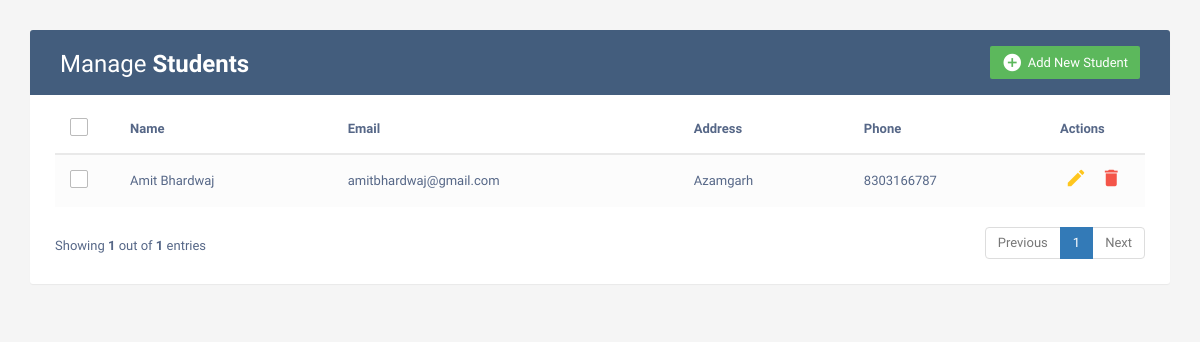
Before: / with the older database file.
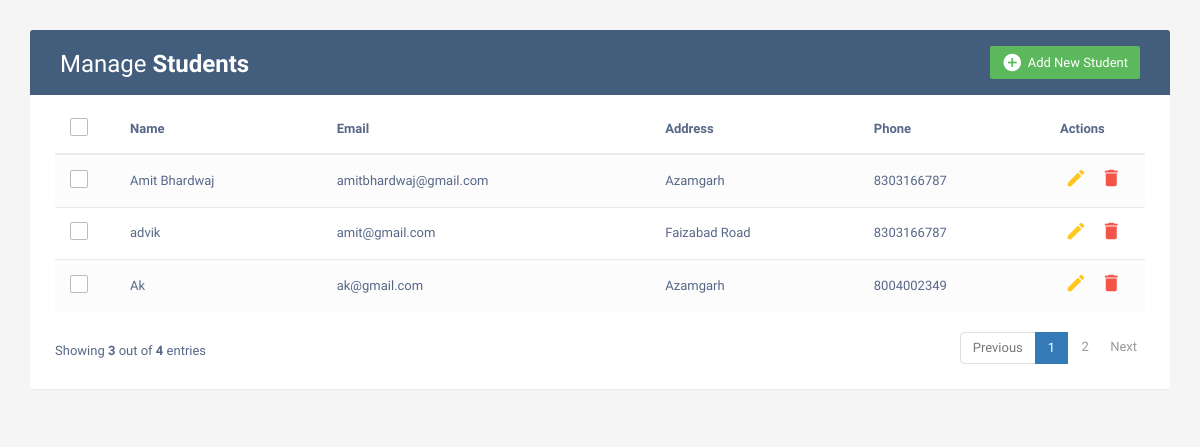
After: the same page with the newer database file.
### student_app/models.py (models this page shows, shortened)
class Student(models.Model):
    name=models.CharField(max_length=100)
    email=models.EmailField(max_length=200)
    address=models.CharField(max_length=255)
    phone=models.CharField(max_length=15)
    added_on = models.DateTimeField(auto_now_add=True)
    class Meta:
        verbose_name_plural='Student Table'

### student_management_project/views.py (the view)
# urls.py: path('', home_page,name='home'),
def home_page(request):
    student_data = Student.objects.all()
    paginator = Paginator(student_data, 3)
    page_number = request.GET.get('page')
    students = paginator.get_page(page_number)
    return render(request, 'index.html', {'students': students})

### templates/index.html (shortened to what this page needs)
<!DOCTYPE html>
<html lang="en">
<head>
	<link rel="stylesheet" href="https://maxcdn.bootstrapcdn.com/font-awesome/4.7.0/css/font-awesome.min.css">
	<link rel="stylesheet" href="https://maxcdn.bootstrapcdn.com/bootstrap/3.3.7/css/bootstrap.min.css">
	<link rel="stylesheet" href="/static/css/style.css">
<body>
	<div class="container">
		<div class="table-wrapper">
			<div class="table-title">
				<div class="row">
					<div class="col-sm-6">
						<h2>Manage <b>Students</b></h2>
					</div>
					<div class="col-sm-6">
						<a href="#addEmployeeModal" class="btn btn-success" data-toggle="modal"><i
								class="material-icons">&#xE147;</i> <span>Add New Student</span></a>
					</div>
				</div>
			</div>
			<table class="table table-striped table-hover">
				<thead>
					<tr>
						<th>
							<span class="custom-checkbox">
								<label for="selectAll"></label>
							</span>
						</th>
						<th>Name</th>
						<th>Email</th>
						<th>Address</th>
						<th>Phone</th>
						<th>Actions</th>
					</tr>
				</thead>
				<tbody>
					{% for i in students %}
					<tr>
						<td>
							<span class="custom-checkbox">
								<label for="checkbox1"></label>
							</span>
						</td>
						<td> {{i.name}} </td>
						<td>{{i.email}}</td>
						<td>{{i.address}}</td>
						<td>{{i.phone}}</td>
						<td>
							<a href="#editEmployeeModal{{i.id}}" class="edit" data-toggle="modal"><i
									class="material-icons" data-toggle="tooltip" title="Edit">&#xE254;</i></a>
							<a href="#deleteEmployeeModal{{ i.id }}" class="delete" data-toggle="modal">
								<i class="material-icons" data-toggle="tooltip" title="Delete">&#xE872;</i>
							</a>
						</td>
					</tr>
					{% endfor %}
				</tbody>
			</table>
			<div class="clearfix">
				<div class="hint-text">Showing <b>{{ students|length }}</b> out of <b>{{ students.paginator.count }}</b>
					entries</div>
				<ul class="pagination">
					{% if students.has_previous %}
					<li class="page-item">
						<a href="?page={{ students.previous_page_number }}" class="page-link">Previous</a>
					</li>
					{% else %}
					<li class="page-item disabled">
						<span class="page-link">Previous</span>
					</li>
					{% endif %}
					{% for num in students.paginator.page_range %}
					{% if students.number == num %}
					<li class="page-item active"><span class="page-link">{{ num }}</span></li>
					{% else %}
					<li class="page-item"><a href="?page={{ num }}" class="page-link">{{ num }}</a></li>
					{% endif %}
					{% endfor %}
					{% if students.has_next %}
					<li class="page-item">
						<a href="?page={{ students.next_page_number }}" class="page-link">Next</a>
					</li>
					{% else %}
					<li class="page-item disabled"><span class="page-link">Next</span></li>
					{% endif %}
				</ul>
			</div>
		</div>
	</div>
</body>
</html>

### static/css/style.css (style rules this page uses)
body { color: #566787; background: #f5f5f5; font-family: 'Varela Round', sans-serif; font-size: 13px; }
.table-wrapper { background: #fff; padding: 20px 25px; margin: 30px 0; border-radius: 3px; box-shadow: 0 1px 1px rgba(0,0,0,.05); }
.table-title { padding-bottom: 15px; background: #435d7d; color: #fff; padding: 16px 30px; margin: -20px -25px 10px; border-radius: 3px 3px 0 0; }
.table-title h2 { margin: 5px 0 0; font-size: 24px; }
.table-title .btn { color: #fff; float: right; font-size: 13px; border: none; min-width: 50px; border-radius: 2px; border: none; outline: none !important; margin-left: 10px; }
.table-title .btn i { float: left; font-size: 21px; margin-right: 5px; }
.table-title .btn span { float: left; margin-top: 2px; }
table.table tr th, table.table tr td { border-color: #e9e9e9; padding: 12px 15px; vertical-align: middle; }
table.table tr th:first-child { width: 60px; }
table.table tr th:last-child { width: 100px; }
table.table-striped tbody tr:nth-of-type(odd) { background-color: #fcfcfc; }
table.table td:last-child i { opacity: 0.9; font-size: 22px; margin: 0 5px; }
table.table td a { font-weight: bold; color: #566787; display: inline-block; text-decoration: none; outline: none !important; }
table.table td a.edit { color: #FFC107; }
table.table td a.delete { color: #F44336; }
table.table td i { font-size: 19px; }
.pagination { float: right; margin: 0 0 5px; }
.pagination li a { border: none; font-size: 13px; min-width: 30px; min-height: 30px; color: #999; margin: 0 2px; line-height: 30px; border-radius: 2px !important; text-align: center; padding: 0 6px; }
.hint-text { float: left; margin-top: 10px; font-size: 13px; }
.custom-checkbox { position: relative; }
.custom-checkbox label:before { width: 18px; height: 18px; }
.custom-checkbox label:before { content: ''; margin-right: 10px; display: inline-block; vertical-align: text-top; background: white; border: 1px solid #bbb; border-radius: 2px; box-sizing: border-box; z-index: 2; }

Changed rows visible on the page:
added Student: name "advik", email "amit@gmail.com", address "Faizabad Road", phone "8303166787"
added Student: name "Ak", email "ak@gmail.com", address "Azamgarh", phone "8004002349"
Other visible differences:
{{ students|length }}: "1" → "3"
{{ students.paginator.count }}: "1" → "4"
new list line: "2"
